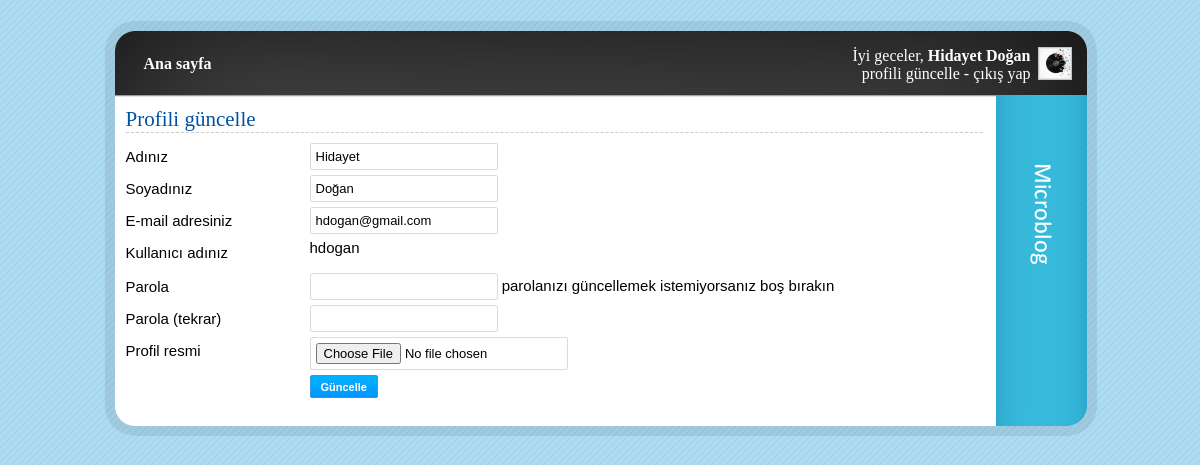
The app's page /profile.php (signed in) with its own data.
### tables this page shows
CREATE TABLE `users` (
  `id` int(11) NOT NULL auto_increment,
  `name` varchar(50) NOT NULL,
  `surname` varchar(50) NOT NULL,
  `email` varchar(128) NOT NULL,
  `username` varchar(50) NOT NULL,
  `password` varchar(40) NOT NULL,
  PRIMARY KEY  (`id`)
);

### profile.php (called while the page is built, shortened)
<?php
$query     = mysql_query("SELECT * FROM users WHERE id = '{$_SESSION['user_id']}'");
$user_info = mysql_fetch_assoc($query);
require 'views/layout/header.php';
require 'views/profile.php';
require 'views/layout/footer.php';

### views/profile.php (the view, shortened to what this page needs)
<h1>Profili güncelle</h1>
<form action="" method="post" enctype="multipart/form-data">
    <label for="name" class="label">Adınız</label>
    <input type="text" id="name" name="name" value="<?php echo $user_info['name'] ?>" />
    <br />
    <label for="surname" class="label">Soyadınız</label>
    <input type="text" id="surname" name="surname" value="<?php echo $user_info['surname'] ?>" />
    <br />
    <label for="email" class="label">E-mail adresiniz</label>
    <input type="text" id="email" name="email" value="<?php echo $user_info['email'] ?>" />
    <br />
    <label for="username" class="label">Kullanıcı adınız</label>
    <?php echo $user_info['username'] ?>
    <br />
    <br />
    <label for="password" class="label">Parola</label>
    <input type="password" id="password" name="password" /> parolanızı güncellemek istemiyorsanız boş bırakın
    <br />
    <label for="password_confirm" class="label">Parola (tekrar)</label>
    <input type="password" id="password_confirm" name="password_confirm" />
    <br />
    <label class="label">Profil resmi</label>
    <input type="file" name="profile_image" />
    <br />
    <label class="label">&nbsp;</label>
    <input type="submit" class="button" value="Güncelle" />
</form>

### public/css/style.css (style rules this page uses)
html { padding:0; margin:0; overflow-y: scroll; }
body { padding:0; margin:0; background: url('../images/bg.gif'); font-family: Arial, Helvetica, sans-serif; font-size: 15px; color: #000; cursor: default; }
h1 { color:#0053a4; font-family: Calibri; font-size:21px; font-weight:normal; margin:0 0 10px 0; width: 100%; border-bottom: 1px dashed #CCC; }

### public/css/forms.css (style rules this page uses)
.label { display: block; float: left; font-size: 15px; margin: 5px 4px 2px 0; font-weight:normal; width: 180px; }
input[type=text], input[type=password] { -moz-border-radius:2px; -webkit-border-radius:2px; border:1px solid #DBDBDB; font-size:13px; margin:0 0 5px; padding:5px; }
input[type=file] { -moz-border-radius:2px; -webkit-border-radius:2px; border:1px solid #DBDBDB; font-size:13px; margin:0 0 5px; padding:5px; }
.button, a.button, .button-radius { -moz-border-radius:2px; -webkit-border-radius:2px; background:#39d url('../images/bg-btn-blue.png') repeat-x scroll 0 0; border:1px solid #39D; color:#fff; text-shadow:0 -1px 0 #39d; padding:5px 10px 4px; font-size:11px; margin:0 2px 0 0; font-weight:bold; width: auto; }

### records on screen
users: name "Hidayet", surname "Doğan", email "hdogan@gmail.com", username "hdogan"

### other values on screen
$_SESSION['name'] "Hidayet"
$_SESSION['surname'] "Doğan"
